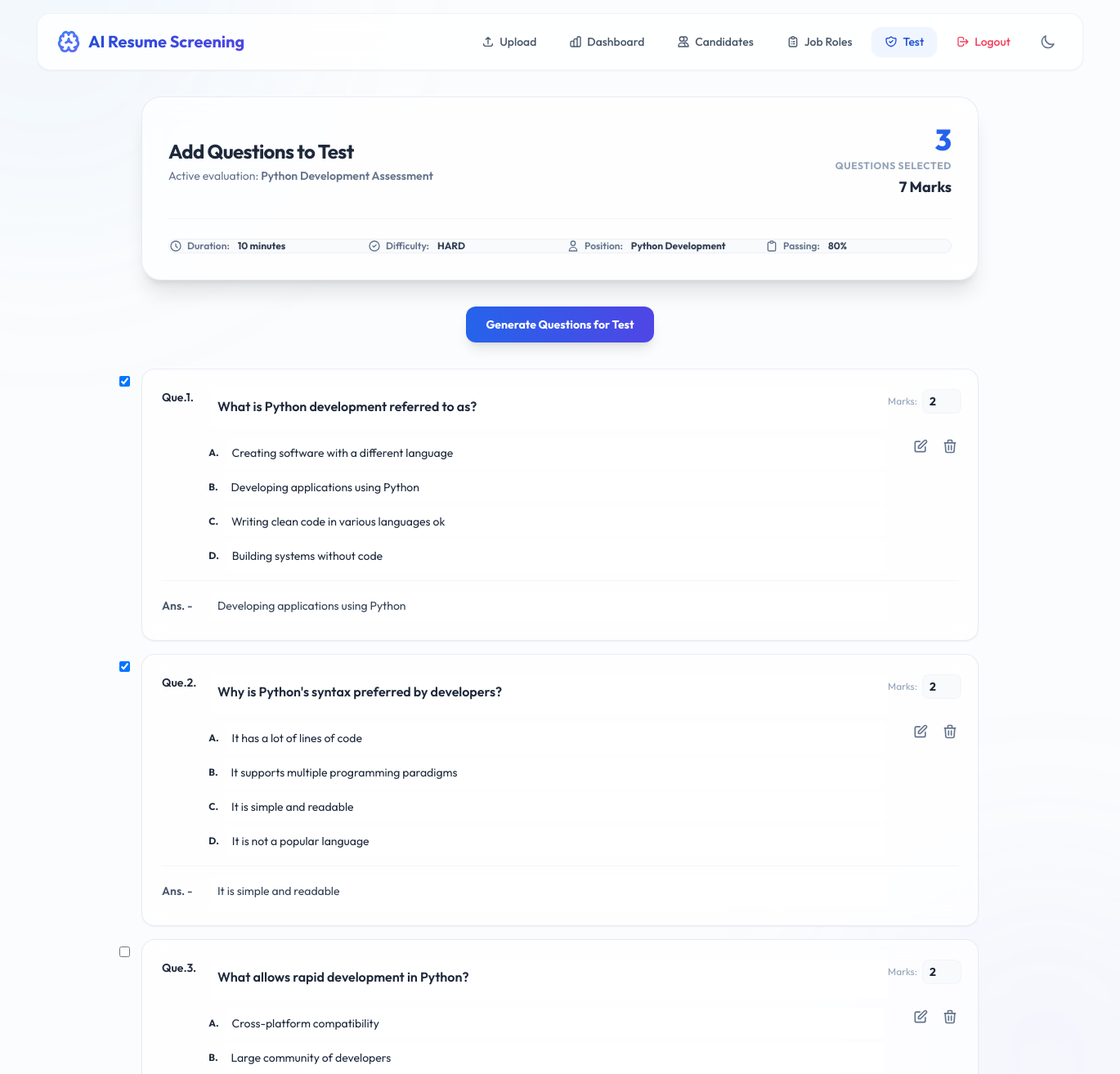
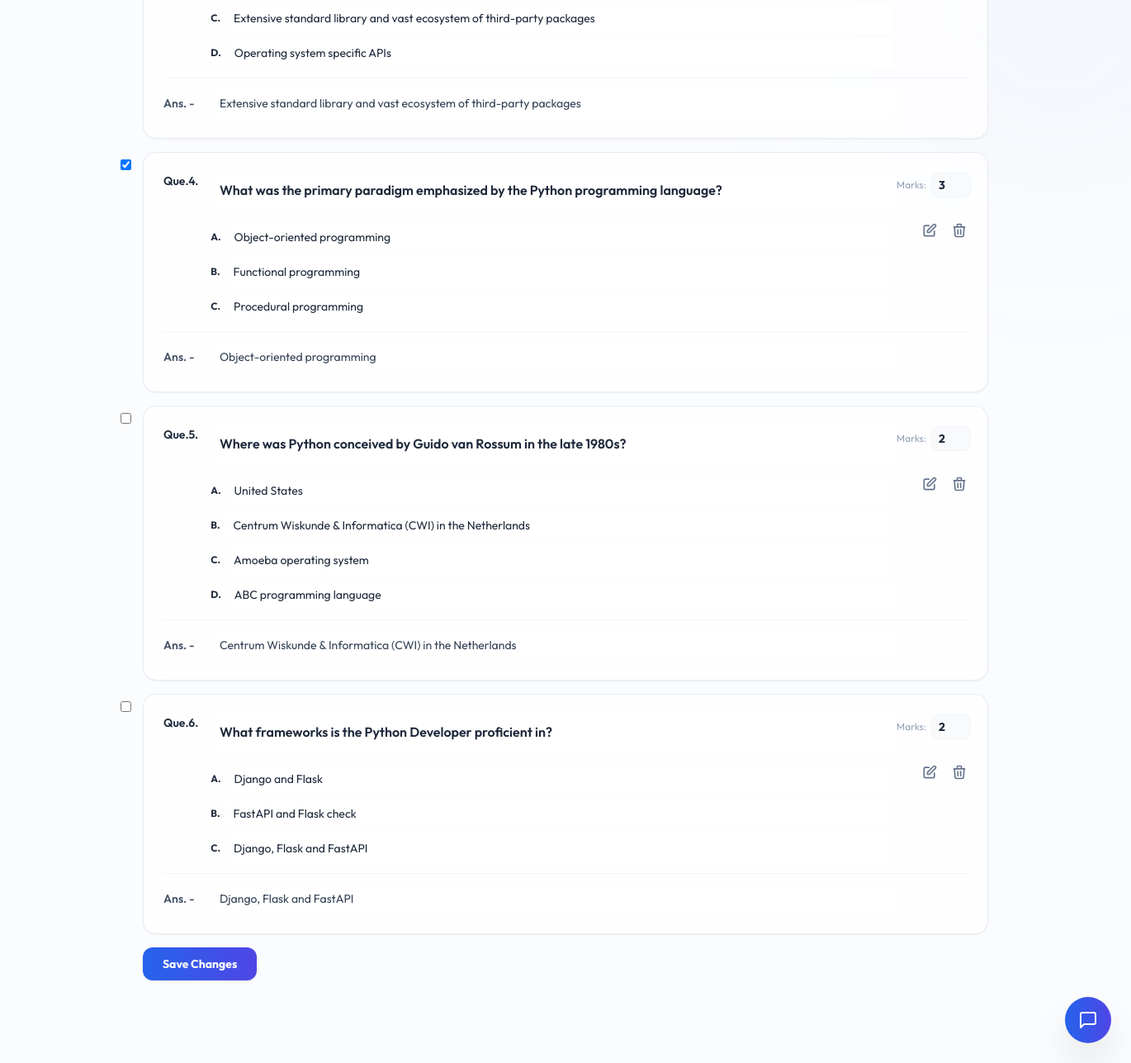
/test/manage_test/1 (signed in), run on the app's committed database (2 pictures, top to bottom).
### organize_test/models.py (models this page shows, shortened)
class newTest(models.Model):
    DIFFICULTY_CHOICES = {
        ('easy', 'Easy'),
        ('medium', 'Medium'),
        ('hard', 'Hard'),
    }
    title = models.CharField(max_length=200)
    position = models.ForeignKey(Position, on_delete=models.SET_NULL, null=True, blank=True)
    description = models.TextField()
    difficulty = models.CharField(max_length=20, choices=DIFFICULTY_CHOICES)
    duration = models.IntegerField(help_text='Duration in minutes')
    passing_score = models.IntegerField(help_text='Passing score percentage')
    created_at = models.DateTimeField(auto_now_add=True)

class Position(models.Model):
    title = models.CharField(max_length=200)
    description = models.TextField(blank=True, null=True)
    def __str__(self):
        return self.title

class QuestionModel(models.Model):
    test = models.ForeignKey(newTest, on_delete=models.CASCADE, null=True, blank=True)
    question = models.TextField()
    options = models.JSONField(blank=True, null=True)  # for MCQ
    answer = models.TextField()
    is_selected = models.BooleanField(default=False)
    marks = models.IntegerField(default=2)
    created_at = models.DateTimeField(auto_now_add=True)

### organize_test/views.py (the view)
# urls.py: path('manage_test/<int:test_id>', views.manage_test, name='manage_test'),
@never_cache
@login_required
def manage_test(request, test_id):
    test = newTest.objects.get(id=test_id)
    questions = QuestionModel.objects.filter(test=test)
    selected_ids = questions.filter(is_selected=True).values_list('id', flat=True)
    context = {
        'test': test,
        'questions': questions,
        'selected_ids': list(selected_ids),
    }
    return render(request, 'manage_test.html', context)

### organize_test/templates/manage_test.html (shortened to what this page needs)
{% extends "screening.html" %}
{% block content %}
<div class="bg-white/70 dark:bg-slate-900/70 backdrop-blur-md border border-slate-200/80 dark:border-slate-800/80 p-6 md:p-8 rounded-3xl shadow-xl hover:shadow-2xl transition-all duration-300 mb-8">
    <div class="flex flex-col sm:flex-row justify-between items-center  border-b border-slate-100 dark:border-slate-800/60 pb-6 mb-6">
        <div>
            <p class="text-xl md:text-2xl font-bold text-slate-800 dark:text-slate-100 tracking-tight">Add Questions to Test</p>
            <p class="text-[12px] md:text-sm text-slate-500 dark:text-slate-400 mt-1">Active evaluation: <strong class="text-blue-650 dark:text-blue-400 font-semibold">{{test.title}}</strong></p>
        </div>
        <div class="flex flex-col items-center md:items-end mt-4 sm:mt-0 text-slate-800 dark:text-slate-100">
            <p class="flex flex-col items-center md:items-end">
                <span id="questionCount" class="text-4xl font-extrabold text-blue-600 dark:text-blue-450">0</span>
                <span class="text-xs text-slate-400 dark:text-slate-550 font-bold uppercase tracking-wider mt-1">Questions Selected</span>
            </p>
            <p id="totalMarks" class="text-slate-650 dark:text-slate-350 text-lg font-bold mt-1">0 Marks</p>
        </div>
    </div>
    <div class="grid grid-cols-1 sm:grid-cols-2 lg:grid-cols-4 gap-4 text-xs font-semibold text-slate-500 dark:text-slate-455 bg-slate-50 dark:bg-slate-950/20 border border-slate-200/50 dark:border-slate-800/50 p-4.5 rounded-2xl">
        <p class="flex items-center gap-1.5"><svg class="w-4 h-4 text-slate-450" fill="none" stroke="currentColor" stroke-width="2" viewBox="0 0 24 24"><path stroke-linecap="round" stroke-linejoin="round" d="M12 8v4l3 3m6-3a9 9 0 11-18 0 9 9 0 0118 0z"/></svg> Duration: <strong class="text-slate-700 dark:text-slate-300 font-bold ml-1">{{test.duration}} minutes</strong></p>
        <p class="flex items-center gap-1.5"><svg class="w-4 h-4 text-slate-455" fill="none" stroke="currentColor" stroke-width="2" viewBox="0 0 24 24"><path stroke-linecap="round" stroke-linejoin="round" d="M9 12l2 2 4-4m6 2a9 9 0 11-18 0 9 9 0 0118 0z"/></svg> Difficulty: <strong class="text-slate-700 dark:text-slate-300 font-bold ml-1 uppercase">{{test.difficulty}}</strong></p>
        <p class="flex items-center gap-1.5"><svg class="w-4 h-4 text-slate-455" fill="none" stroke="currentColor" stroke-width="2" viewBox="0 0 24 24"><path stroke-linecap="round" stroke-linejoin="round" d="M16 7a4 4 0 11-8 0 4 4 0 018 0zM12 14a7 7 0 00-7 7h14a7 7 0 00-7-7z"/></svg> Position: <strong class="text-slate-700 dark:text-slate-300 font-bold ml-1">{{test.position}}</strong></p>
        <p class="flex items-center gap-1.5"><svg class="w-4 h-4 text-slate-455" fill="none" stroke="currentColor" stroke-width="2" viewBox="0 0 24 24"><path stroke-linecap="round" stroke-linejoin="round" d="M9 5H7a2 2 0 00-2 2v12a2 2 0 002 2h10a2 2 0 002-2V7a2 2 0 00-2-2h-2M9 5a2 2 0 002 2h2a2 2 0 002-2M9 5a2 2 0 012-2h2a2 2 0 012 2"/></svg> Passing: <strong class="text-slate-700 dark:text-slate-300 font-bold ml-1">{{test.passing_score}}%</strong></p>
    </div>
</div>
<button onclick="openOptions()" class="flex items-center gap-2 mx-auto my-8 px-6 py-3 bg-gradient-to-r from-blue-600 to-indigo-600 hover:from-blue-700 hover:to-indigo-700 text-white font-bold rounded-xl shadow-lg hover:shadow-xl hover:shadow-blue-500/10 active:scale-[0.98] transition-all border-0 cursor-pointer text-sm">
    Generate Questions for Test
</button>
{% if questions %}
    {% for q in questions %}
    <div class="p-3 md:p-6 mb-4 bg-white/70 dark:bg-slate-900/70 backdrop-blur-md border border-slate-200/80 dark:border-slate-800/80 rounded-2xl relative shadow-sm hover:shadow-md transition-all question-card text-slate-800 dark:text-slate-100" data-id="{{ q.id }}">
        <input type="checkbox" class="absolute sm:left-1 sm:top-2 lg:-left-7 select-question w-4.5 h-4.5 text-blue-600 border-slate-300 dark:border-slate-700 rounded focus:ring-blue-500 bg-transparent" onchange="toggleQuestion(this, {{ q.id }})" {% if q.id in selected_ids %}checked{% endif %}>
        <div class="absolute top-0 md:top-6 right-2 md:right-5 flex items-center gap-1.5 text-xs text-slate-400 dark:text-slate-550">
            <span>Marks:</span>
            <input type="number" value="{{ q.marks|default:2 }}" class="marks-input w-12 text-sm text-slate-800 dark:text-slate-100 border border-slate-200/30 dark:border-slate-800/50 rounded-lg px-2 py-1 bg-slate-50 dark:bg-slate-950/20 font-bold pointer-events-none" oninput="updateSummary()" onchange="updateMarks(this, {{ q.id }})" readonly min="1">
        </div>
        <div class="absolute top-9 md:top-20 right-2 md:right-5 flex gap-2 text-slate-500 dark:text-slate-400">
            <button onclick="enableEdit(this)" class="hover:text-blue-600 dark:hover:text-blue-400 hover:scale-105 active:scale-95 transition-all p-1 bg-transparent border-0 cursor-pointer" title="Edit Question">
                <svg class="w-5 h-5" fill="none" stroke="currentColor" stroke-width="2" viewBox="0 0 24 24">
                    <path stroke-linecap="round" stroke-linejoin="round" d="M11 5H6a2 2 0 00-2 2v11a2 2 0 002 2h11a2 2 0 002-2v-5m-1.414-9.414a2 2 0 112.828 2.828L11.828 15H9v-2.828l8.586-8.586z"/>
                </svg>
            </button>
            <button onclick="deleteQuestionDB({{ q.id }}, this)" class="hover:text-rose-600 dark:hover:text-rose-400 hover:scale-105 active:scale-95 transition-all p-1 bg-transparent border-0 cursor-pointer" title="Delete Question">
                <svg class="w-5 h-5" fill="none" stroke="currentColor" stroke-width="2" viewBox="0 0 24 24">
                    <path stroke-linecap="round" stroke-linejoin="round" d="M19 7l-.867 12.142A2 2 0 0116.138 21H7.862a2 2 0 01-1.995-1.858L5 7m5 4v6m4-6v6m1-10V4a1 1 0 00-1-1h-4a1 1 0 00-1 1v3M4 7h16"/>
                </svg>
            </button>
        </div>
        <div class="flex gap-0 md:gap-3 text-slate-550 dark:text-slate-400">
            <span class="w-12 text-sm font-semibold">Que.{{ forloop.counter }}.</span>
            <textarea readonly class="w-[85%] border-0 bg-transparent font-semibold text-slate-800 dark:text-slate-100 bg-white/70 dark:bg-slate-900/70 p-2 rounded mb-1 question-input pointer-events-none focus:outline-none resize-none leading-relaxed h-12">{{ q.question }}</textarea>
        </div>
        {% if q.options %}
        <div class="flex gap-3 mt-2">
            <div class="w-12"></div>
            <div class="w-full space-y-1.5">
                {% for opt in q.options %}
                <p class="flex items-center gap-2">
                    <span class="text-slate-750 dark:text-slate-350 font-bold text-xs">
                        {% if forloop.counter == 1 %}A.
                        {% elif forloop.counter == 2 %}B.
                        {% elif forloop.counter == 3 %}C.
                        {% elif forloop.counter == 4 %}D.
                        {% elif forloop.counter == 5 %}E.
                        {% endif %}
                    </span>
                    <input type="text" value="{{ opt }}"
                    readonly class="p-2 option-input border-0 bg-white/70 dark:bg-slate-900/70 bg-transparent pointer-events-none focus:outline-none text-slate-750 dark:text-slate-300 text-sm w-[88%]" />
                </p>
                {% endfor %}
            </div>
        </div>
        {% endif %}
        <div class="flex gap-3 items-center mt-3 pt-3 border-t border-slate-100 dark:border-slate-800/60">
            <span class="text-slate-600 dark:text-slate-400 w-12 text-sm font-semibold">Ans. -</span>
            <input type="text" value="{{ q.answer }}"
            readonly class="p-2 answer-input text-slate-700 dark:text-slate-300 bg-white/70 dark:bg-slate-900/70 border-0 bg-transparent pointer-events-none focus:outline-none text-sm w-[85%]" />
        </div>
    </div>
    {% endfor %}
    <button onclick="updateQuestions()"
    class="px-6 py-2.5 bg-gradient-to-r from-blue-600 to-indigo-600 hover:from-blue-700 hover:to-indigo-700 text-white font-bold rounded-xl shadow hover:shadow-md transition-all border-0 cursor-pointer text-sm">
    Save Changes
    </button>
{% else %}
<div class="flex justify-center items-center py-12">
  <p class="text-slate-400 dark:text-slate-500 font-semibold text-sm">No Questions Set</p>
</div>
{% endif %}
{% endblock %}

### resume_screening/templates/screening.html (style rules this page uses)
body { font-family: 'Outfit', sans-serif; scroll-behavior: smooth; }

### data on the page
newTest: title "Python Development Assessment", duration "10", difficulty "HARD", position "Python Development", passing_score "80"
QuestionModel: id "☑", marks "2", question "What is Python development referred to as?", options "Creating software with a different language" "Developing applications using Python" "Writing clean code in various languages ok" "Building systems without code", answer "Developing applications using Python"
QuestionModel: id "☑", marks "2", question "Why is Python's syntax preferred by developers?", options "It has a lot of lines of code" "It supports multiple programming paradigms" "It is simple and readable" "It is not a popular language", answer "It is simple and readable"
QuestionModel: marks "2", question "What allows rapid development in Python?", options "Cross-platform compatibility" "Large community of developers" "Extensive standard library and vast ecosystem of third-party packages" "Operating system specific APIs", answer "Extensive standard library and vast ecosystem of third-party packages"
QuestionModel: id "☑", marks "3", question "What was the primary paradigm emphasized by the Python programming language?", options "Object-oriented programming" "Functional programming" "Procedural programming", answer "Object-oriented programming"
QuestionModel: marks "2", question "Where was Python conceived by Guido van Rossum in the late 1980s?", options "United States" "Centrum Wiskunde & Informatica (CWI) in the Netherlands" "Amoeba operating system" "ABC programming language", answer "Centrum Wiskunde & Informatica (CWI) in the Netherlands"
QuestionModel: marks "2", question "What frameworks is the Python Developer proficient in?", options "Django and Flask" "FastAPI and Flask check" "Django, Flask and FastAPI", answer "Django, Flask and FastAPI"
